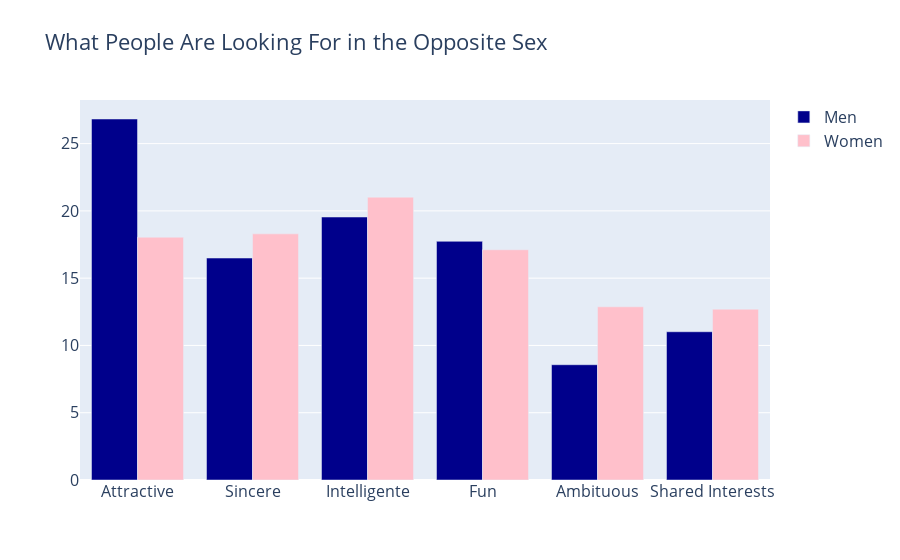

The notebook cell this image was saved under:
### Code cell
trace1 = go.Bar(
    y=list(atributes_gender.iloc[1]),
    x=atributes_gender.columns.values,
    name='Men',
    marker=dict(
        color='darkblue'
    )
)
trace2 = go.Bar(
    y=list(atributes_gender.iloc[0]),
    x=atributes_gender.columns.values,
    name='Women',
    marker=dict(
        color='pink'
    )
)

data = [trace1, trace2]
layout = go.Layout(
    title='What People Are Looking For in the Opposite Sex',
    font=dict(
        size=16
    ),
    legend=dict(
        font=dict(
            size=16
        )
    )
)
fig = go.Figure(data=data, layout=layout)
py.iplot(fig, filename='barchart')

### Figure 1 — Plotly figure (JSON) as saved in the notebook; plotly's stock layout.template omitted (floating-point values rounded to 4 significant figures)
{"data": [{"marker": {"color": "darkblue"}, "name": "Men", "type": "bar", "x": ["Attractive", "Sincere", "Intelligente", "Fun", "Ambituous", "Shared Interests"], "y": [26.83, 16.5, 19.54, 17.74, 8.567, 11.02]}, {"marker": {"color": "pink"}, "name": "Women", "type": "bar", "x": ["Attractive", "Sincere", "Intelligente", "Fun", "Ambituous", "Shared Interests"], "y": [18.05, 18.29, 21.02, 17.11, 12.87, 12.7]}], "layout": {"font": {"size": 16}, "legend": {"font": {"size": 16}}, "title": {"text": "What People Are Looking For in the Opposite Sex"}}}
